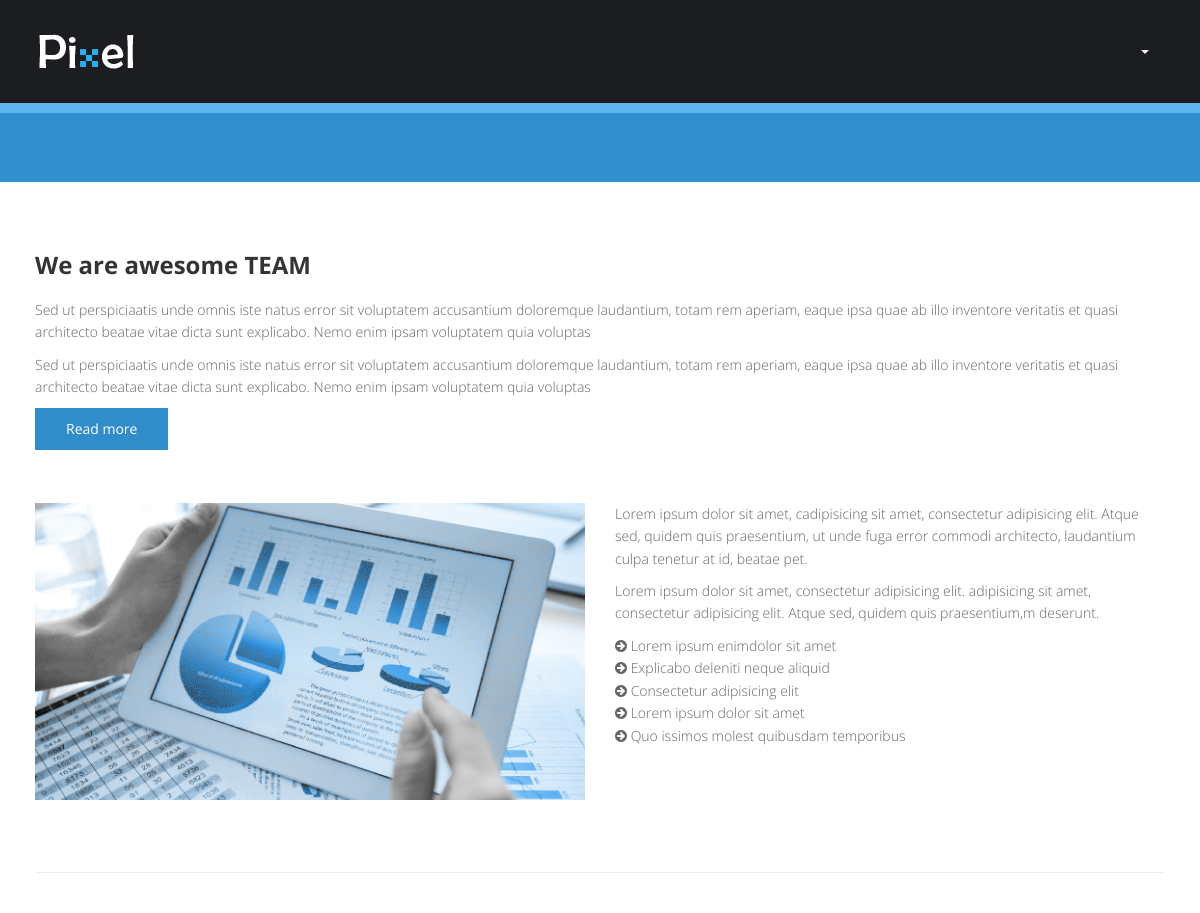
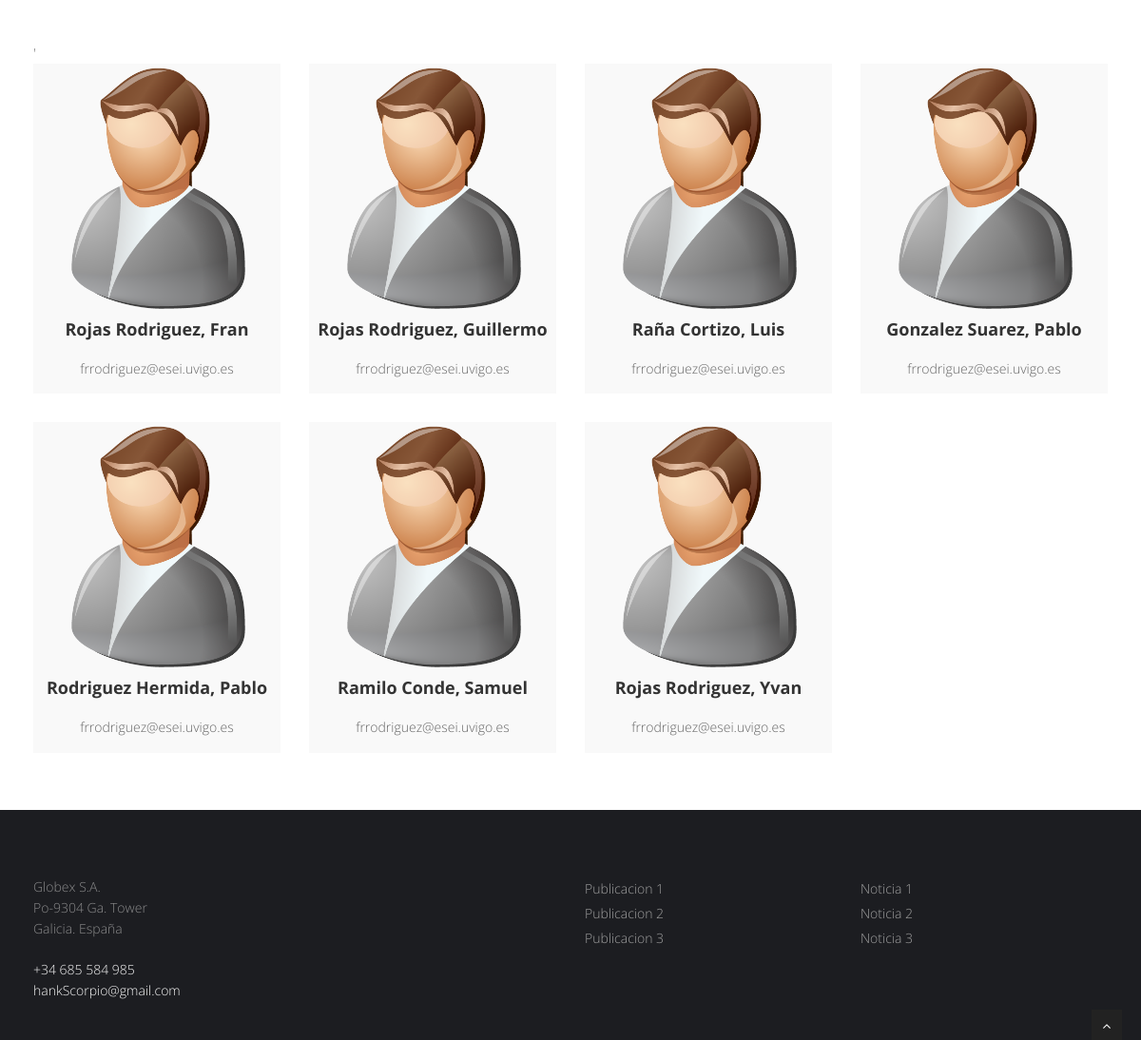
The app's page /Controladores/Publica/ControladorWEB.php?PagMenu=M with its own data (2 pictures, top to bottom).
### tables this page shows
CREATE TABLE IF NOT EXISTS `USUARIOS` (
  `Login` varchar(25) NOT NULL,
  `Pass` varchar(25) NOT NULL,
  `USU_nombre` varchar(100) NOT NULL,
  `USU_apellido` varchar(100) NOT NULL,
  `USU_email` varchar(255) NOT NULL,
  `USU_fecha_alta` date NOT NULL,
  `Web_Usuario` varchar(50) DEFAULT NULL,
  `Departamento_Usuario` varchar(50) DEFAULT NULL,
  `Descripcion_Usuario` text,
  `Telefono_Usuario` varchar(20) DEFAULT NULL,
  `Movil_Usuario` varchar(20) DEFAULT NULL
);

### GESTAPP/Clases/BaseDatosControl.php (called while the page is built, shortened)
<?php
Class BaseDatosControl
{
	public $conexionBD;
	function __construct()
	{
		$this->conexionBD = new mysqli('localhost','gC', 'gC','ET3gC');
	}
	function OperacionGenericaBD($var,$Error = "1")
	{
		if (!$resultado = $this->conexionBD->query($var))
		{
			if (isset($_COOKIE["TEST"]))
			{
				echo '<br><b>Warning</b>: '.$this->conexionBD->error.' in <b>/BaseDatosControl.php</b> on line <b>36</b><br>';
				exit();
			}
			else
			{
				throw new Exception($Error . "=>". $var . "<br>Error: " . $this->conexionBD->error . "");
			}
		}
		return $resultado;
	}
}
?>

### Clases/TablaBD.php (called while the page is built, shortened)
<?php
include_once $RutaRelativaControlador.'GESTAPP/Clases/BaseDatosControl.php';
Class TablaBD
{
	public $nombreTabla = "";
	function __construct($n,$arrayCampos,$arrayClaves)
	{
		$this->nombreTabla = $n;
	}
	public function ListadoRegistros($opciones)
	{
		$BD = new BaseDatosControl();
		return $BD->OperacionGenericaBD("Select * from ".$this->nombreTabla." ". $opciones);
	}
}
?>

### Vistas/Publicas/V_Miembros.php (the view, shortened to what this page needs)
<?php
Class Miembros
{
function DisplayContent($idioma,$arrayObjetos)
{
	global $RutaRelativaControlador;
?>
	<section id="content">
	<div class="container">
					<div class="about">
						<div class="row">
							<div class="col-md-12">
								<div class="about-logo">
									<h3>We are awesome <span class="color">TEAM</span></h3>
									<p>Sed ut perspiciaatis unde omnis iste natus error sit voluptatem accusantium doloremque laudantium, totam rem aperiam, eaque ipsa quae ab illo inventore veritatis et quasi architecto beatae vitae dicta sunt explicabo. Nemo enim ipsam voluptatem quia voluptas</p>
                                    	<p>Sed ut perspiciaatis unde omnis iste natus error sit voluptatem accusantium doloremque laudantium, totam rem aperiam, eaque ipsa quae ab illo inventore veritatis et quasi architecto beatae vitae dicta sunt explicabo. Nemo enim ipsam voluptatem quia voluptas</p>
								</div>
								<a href="#" class="btn btn-color">Read more</a>
							</div>
						</div>
						<br>
						 <div class="row">
							<div class="col-md-6">
								<img src="<?php echo $RutaRelativaControlador?>img/section-image-1.png" alt="">
							</div>
							<div class="col-md-6">
								<p>Lorem ipsum dolor sit amet, cadipisicing  sit amet, consectetur adipisicing elit. Atque sed, quidem quis praesentium, ut unde fuga error commodi architecto, laudantium culpa tenetur at id, beatae pet.</p>
								<p>Lorem ipsum dolor sit amet, consectetur adipisicing elit. adipisicing  sit amet, consectetur adipisicing elit. Atque sed, quidem quis praesentium,m deserunt.</p>
								<ul class="list-unstyled">
									<li><i class="fa fa-arrow-circle-right pr-10 colored"></i> Lorem ipsum enimdolor sit amet</li>
									<li><i class="fa fa-arrow-circle-right pr-10 colored"></i> Explicabo deleniti neque aliquid</li>
									<li><i class="fa fa-arrow-circle-right pr-10 colored"></i> Consectetur adipisicing elit</li>
									<li><i class="fa fa-arrow-circle-right pr-10 colored"></i> Lorem ipsum dolor sit amet</li>
									<li><i class="fa fa-arrow-circle-right pr-10 colored"></i> Quo issimos molest quibusdam temporibus</li>
								</ul>
							</div>
						</div>
						<br/>
						<hr>
						<br>
						<div class="row">
							<div class="col-md-12">
								<br>'
							<?php
								$this->mostrarMiembro($arrayObjetos);
							?>
						</div>
					</div>
				</div>
	</section>
	<?php
}
	private function CuadroUsuario($tam,$miembro)
	{
		global $RutaRelativaControlador;
		echo '
		<div class="col-md-'.$tam.'">
			<div class="team-member">
				<img class="img-responsive center-block" src="'.$RutaRelativaControlador.'img/user.png" alt="">
				<h4>'.$miembro["USU_apellido"].', '.$miembro["USU_nombre"].'</h4>
				<span class="deg">'.$miembro["USU_email"].'</span>
			</div>
		</div>
		';
	}
	private function mostrarMiembro($miembros)
	{
		$espacioMiembro = 3;
		$miembrosPorFIla = 12/$espacioMiembro;
		$total = count($miembros);
		if ($total > $miembrosPorFIla )
		{
			$mSub = array();
			for ($i = 0; $i < $miembrosPorFIla;$i = $i+1)
			{
				$mSub[] = $miembros[$i];
			}
			$this->mostrarMiembro($mSub);
			$mSub2 = array();
			for ($i = $miembrosPorFIla; $i < $total;$i = $i+1)
			{
				$mSub2[] = $miembros[$i];
			}
			$this->mostrarMiembro($mSub2);
			return;
		}
		$Comienzo = ($miembrosPorFIla - $total)/2 ;
		if ($total % 2 != 0)
		{
			echo '<div class="team-six">';
			echo '<div class="row ">';
			$i = 1;
			for (;$i < $Comienzo+$total;$i = $i+1)
			{
				$this->CuadroUsuario($espacioMiembro,$miembros[$i - $Comienzo]);
			}
			echo '</div>';
			echo '</div>';
		}
		else
		{
			echo '<div class="team-six">';
			echo '<div class="row ">';
			$i = 0;
			for (;$i < $Comienzo+$total;$i = $i+1)
			{
				$this->CuadroUsuario($espacioMiembro,$miembros[$i - $Comienzo]);
			}
			echo '</div>';
			echo '</div>';
		}
	}
}
?>

### css/style.css (style rules this page uses)
body { font-family:'Open Sans', Arial, sans-serif; font-size:14px; font-weight:300; line-height:1.6em; color:#656565; }
h1,h2, h3, h4, h5, h6 { font-family:'Open Sans', Arial, sans-serif; font-weight:700; line-height:1.1em; color:#333; margin-bottom: 20px; }
.container { padding:0 20px 0 20px; position:relative; }
.row,.row-fluid { margin-bottom:30px; }
.row .row,.row-fluid .row-fluid { margin-bottom:30px; }
.team-member { text-align: center; background-color: #F9F9F9; padding-bottom: 15px; }
#content { position:relative; background:#fff; padding:50px 0 0px 0; }
#content img { max-width:100%; height:auto; }
.btn { text-align: center; background: #318CCA; color: #fff; border-radius: 0;padding: 10px 30px; }

### records on screen
usuarios: USU_apellido "Rojas Rodriguez", USU_nombre "Fran", USU_email "frrodriguez@esei.uvigo.es"
usuarios: USU_apellido "Rojas Rodriguez", USU_nombre "Guillermo", USU_email "frrodriguez@esei.uvigo.es"
usuarios: USU_apellido "Raña Cortizo", USU_nombre "Luis", USU_email "frrodriguez@esei.uvigo.es"
usuarios: USU_apellido "Gonzalez Suarez", USU_nombre "Pablo", USU_email "frrodriguez@esei.uvigo.es"
usuarios: USU_apellido "Rodriguez Hermida", USU_nombre "Pablo", USU_email "frrodriguez@esei.uvigo.es"
usuarios: USU_apellido "Ramilo Conde", USU_nombre "Samuel", USU_email "frrodriguez@esei.uvigo.es"
usuarios: USU_apellido "Rojas Rodriguez", USU_nombre "Yvan", USU_email "frrodriguez@esei.uvigo.es"
